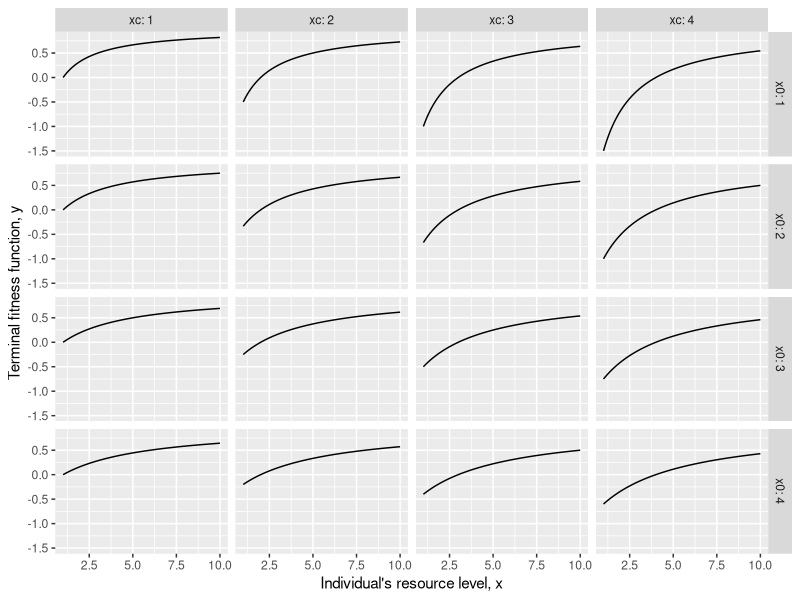
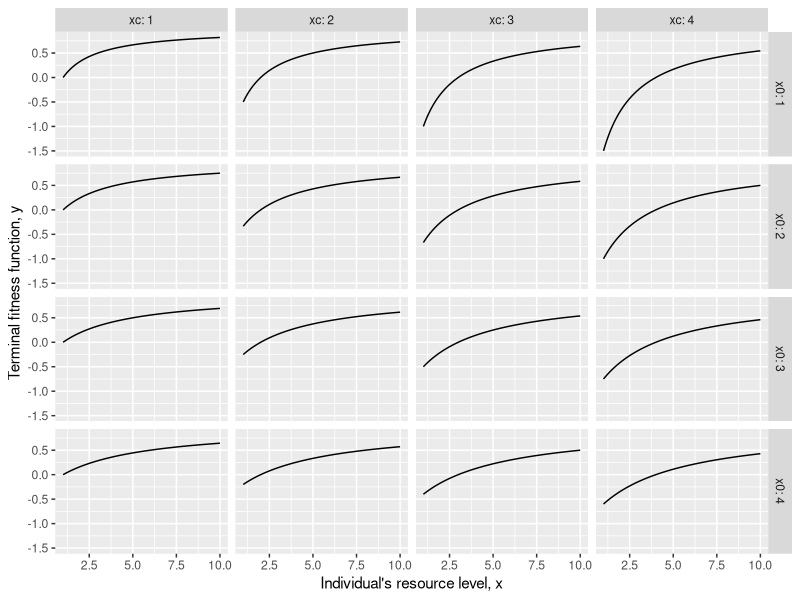
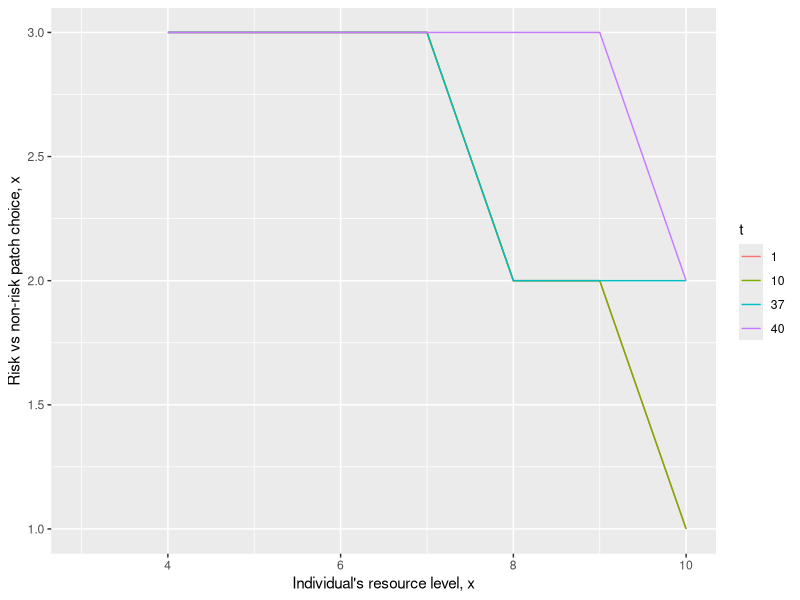

The R source for these figures, in order: (Note: this script raises an error after producing the figures.)
# dynamic modeling exerise 3
# Mangel & Clark experiment 3, chapter 2 page 60
# we need to implement terminal fitness
# function 
# (x - xc) / (x + x0)
# hence even when x > xc, 
# survival is less than one
# and if x0 is large, survival is 
# unlikely to be larger than 0.5
# hence, for relatively low x you now
# see that there is way more risk taking
# in the last time step relative to earlier
# ones (this was previously the other way around).
# Having too little resources in the beginning is 
# unlikely to be important, this only becomes important 
# for terminal survival
# so hence one can take it easy on the risk at the beginning.
# However, close to the end (t close to T)
# the amount of resources becomes v important, as it determines
# terminal survival


# parameters
library("raster")
library("ggplot2")

# let's first find out how x, x0 and xc relate
x.var.graph <- seq(1,10,0.1)
x0.graph <- c(1,2,3,4)
xc.graph <- c(1,2,3,4)

term.fit <- function(row)
{
  x = row["x"]
  x0 = row["x0"]
  xc = row["xc"]
  return((x-xc)/(x+x0))
}

vars.graph <- expand.grid(x=x.var.graph
                          ,x0=x0.graph
                          ,xc=xc.graph)

vars.graph[,"y"] <- apply(X=vars.graph
                          ,MARGIN=1
                          ,FUN=term.fit)

ggplot(data=vars.graph,mapping=aes(x=x, y=y)) +
  geom_line() +
  facet_grid(x0 ~ xc, labeller=label_both) +
  xlab("Individual's resource level, x") +
  ylab("Terminal fitness function, y")

ggsave("page60_term_fit_func.pdf")

params <- data.frame(
  patch=1:3
  ,beta=c(0,0.004,0.02)
  ,alpha=1
  ,lambda=c(0,0.4,0.6)
  ,Y=c(0,3,5)
)

xc <- 3

# max dimension C (see Mangel & Clark p53)
C <- 10

# values of x
x.vals <- seq(0, C, 1)

x0 <- 4.0 

# define terminal fitness function
phi <- function(x) 
{
  if (x <= xc)  
  {
    return(0)
  }
  
  return((x - xc)/(x + x0))
}

# vector representing F(x, t+1, T)
F1 <- sapply(X=x.vals, FUN=phi)




Tmax <- 40

# the total data frame of the whole iteration
# this will gradually be filled
data.all <- NULL

# loop in a reversed fashion 
# from Tmax to larger timespans
for (t in seq(Tmax,1,-1))
{
  # data.frame giving reproductive value
  # and patch choice for each level of x
  F0_D <- data.frame(x=x.vals
                     ,Vmax=0
                     ,patch=NA)
  
  # now step 2 of the algorithm, cycle over the 
  # values of x and then for each value of x
  # cycle over the different patch combinations
  for (iter.x.i in 1:length(x.vals))
  {
    x.val.i <- x.vals[[iter.x.i]]
    
    if (x.val.i <= xc)
    {
      next
    }
    
    Vi_max <- 0
    patch_max <- 0
    
    # now check which patch gives maximal gains
    for (patch.i in 1:nrow(params)) 
    {
      alpha.i  <- params[params$patch == patch.i,"alpha"]
      Y.i <- params[params$patch == patch.i,"Y"]
      lambda.i <- params[params$patch == patch.i,"lambda"]
      beta.i <- params[params$patch == patch.i,"beta"]

      # calculate x'
      xprime <- clamp(x.val.i - alpha.i + Y.i 
                     ,xc
                     ,C
                     )
      
      # calculate x''
      xprimeprime <- clamp(x.val.i - alpha.i 
                           ,xc
                           ,C)
      
      # get the survival values from the next
      # timestep as we are doing backwards iteration
      print(F1)
      
      # check if the values of F1 exist for this level of x
      stopifnot(!is.na(F1[[match(xprime,x.vals)]]))
      stopifnot(!is.na(F1[[match(xprimeprime,x.vals)]]))
      
      # calculate Vi
      Vi <- clamp(
            (1.0 - beta.i) * (
            lambda.i * F1[[match(xprime,x.vals)]]
            + (1.0 - lambda.i) * F1[[match(xprimeprime,x.vals)]] 
          )
          ,0
          ,1
      )
      
      print(paste("t:"
                  ,t
                  ,"Vi:"
                  ,Vi
                  ,"patch:"
                  ,patch.i
                  ))
      
      if (Vi > Vi_max)
      {
        Vi_max <- Vi
        patch_max <- patch.i
      }
    } # end for patch.i
    
    
    F0_D[F0_D$x == x.val.i,c("Vmax","patch")] <- c(Vi_max, patch_max)
  } # end for x.val.i

  print(F0_D)  
  F1 <- F0_D$Vmax
  
  # add the current value of t to the data.frame
  F0_D$t <- t
 
  # append data 
  if (is.null(data.all)) {
    data.all <- F0_D
  } else {
    data.all <- rbind(data.all,F0_D)
  }
} # end for (t in seq(T,0,-1))

data.all$t <- as.factor(data.all$t)

data.all <- data.all[data.all$t %in% c(1,10,Tmax-3,Tmax),]

ggplot(data=data.all[data.all$x>=xc,], aes(x=x,y=patch)) +
  geom_line(aes(color=t)) +
  xlab("Individual's resource level, x") +
  ylab("Risk vs non-risk patch choice, x") +

ggsave("page60_output_graph.pdf")
